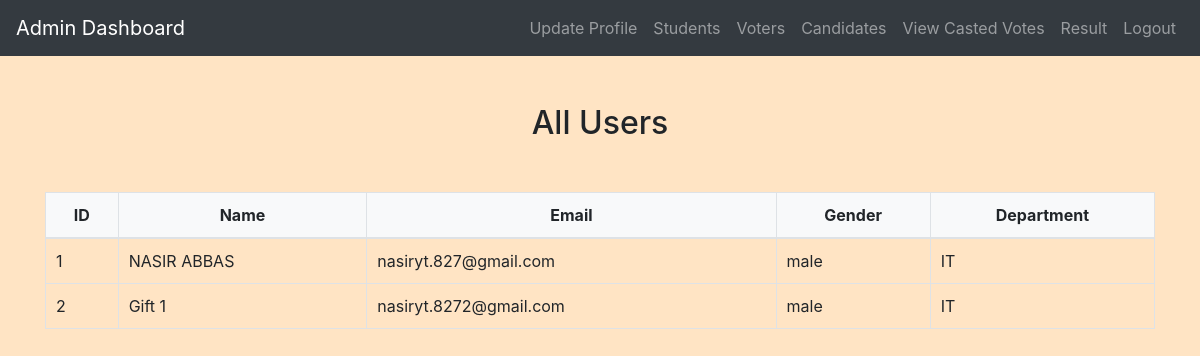
Page /admin/view_users.php (signed in) on the committed database.
### tables this page shows
CREATE TABLE `users` (
  `id` int(11) NOT NULL,
  `name` varchar(255) NOT NULL,
  `email` varchar(255) NOT NULL,
  `password` varchar(255) NOT NULL,
  `gender` enum('male','female') NOT NULL,
  `department` varchar(100) NOT NULL
);

### admin/view_users.php (the view, shortened to what this page needs)
<?php
include('config.php');
$sql = "SELECT * FROM users";
$result = mysqli_query($conn, $sql);
?>
<!DOCTYPE html>
<html>
<head>
    <link rel="stylesheet" href="https://maxcdn.bootstrapcdn.com/bootstrap/4.5.2/css/bootstrap.min.css">
    <link rel="stylesheet" href="../css/style.css">
</head>
<body>
<?php include('admin_navbar.php'); ?>
<div class="container mt-5">
    <h2 class="text-center">All Users</h2>
    <div class="table-responsive">
        <table class="table table-bordered">
            <thead>
                <tr>
                    <th>ID</th>
                    <th>Name</th>
                    <th>Email</th>
                    <th>Gender</th>
                    <th>Department</th>
                </tr>
            </thead>
            <tbody>
                <?php
                if (mysqli_num_rows($result) > 0) {
                    while ($row = mysqli_fetch_assoc($result)) {
                        echo "<tr>";
                        echo "<td>" . $row["id"] . "</td>";
                        echo "<td>" . $row["name"] . "</td>";
                        echo "<td>" . $row["email"] . "</td>";
                        echo "<td>" . $row["gender"] . "</td>";
                        echo "<td>" . $row["department"] . "</td>";
                        echo "</tr>";
                    }
                } else {
                    echo "<tr><td colspan='5'>No users found</td></tr>";
                }
                ?>
            </tbody>
        </table>
    </div>
</div>
</body>
</html>

### css/style.css (style rules this page uses)
body { background-color: bisque; }
h1, h2, h3, h4 { text-align: center; margin-top: 30px; margin-bottom: 30px; }
.table { width: 100%; border-collapse: collapse; margin-top: 20px; }
.table th, .table td { padding: 10px; border: 1px solid #dee2e6; }
.table thead th { background-color: #f8f9fa; font-weight: bold; text-align: center; }
.table tbody td { vertical-align: middle; }

### rows in the picture
users: id "1", name "NASIR ABBAS", email "nasiryt.827@gmail.com", gender "male", department "IT"
users: id "2", name "Gift 1", email "nasiryt.8272@gmail.com", gender "male", department "IT"
